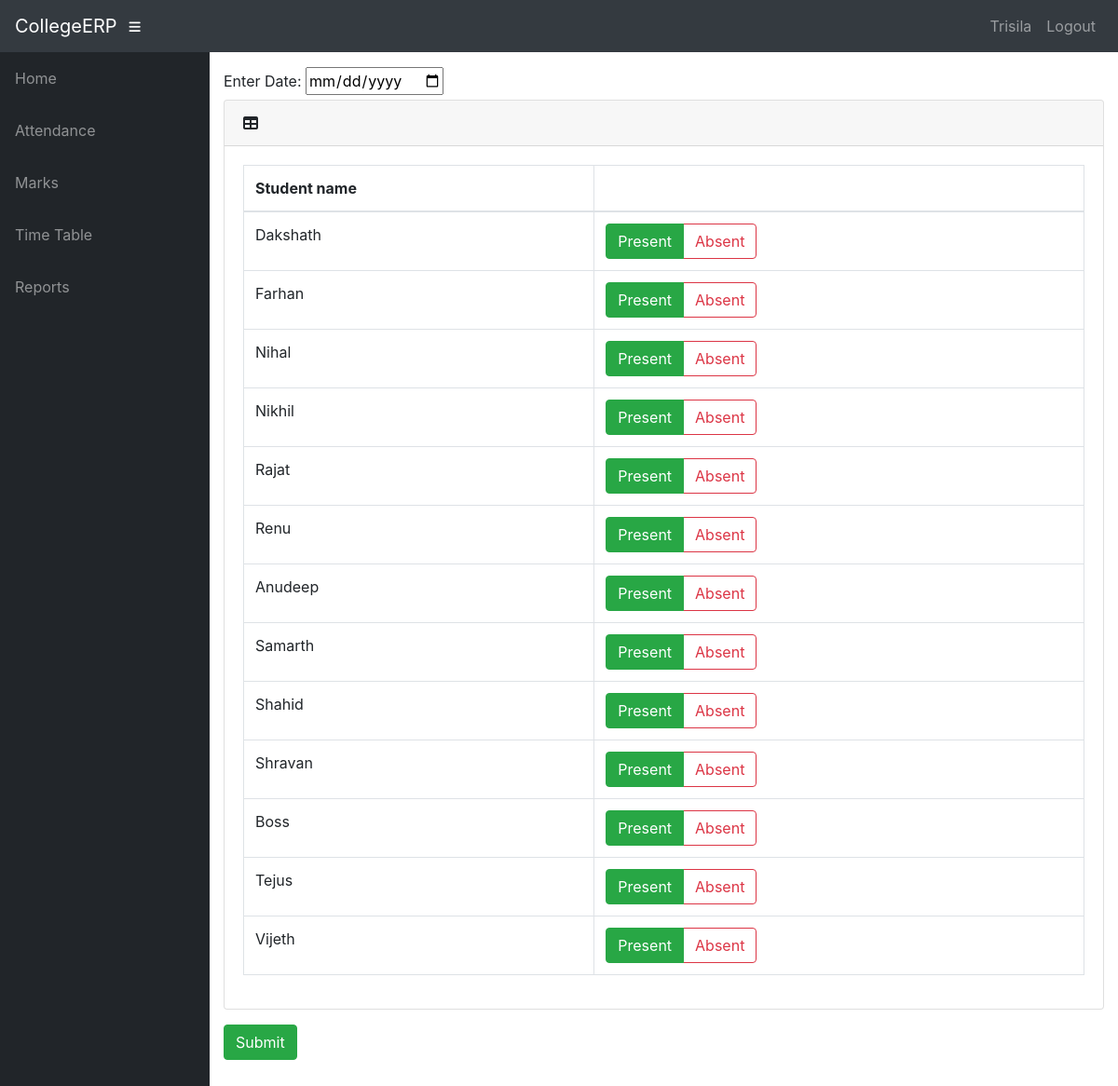
The app's page /info/teacher/6/Extra_class/ (signed in) with its own data.
### info/models.py (models this page shows, shortened)
class User(AbstractUser):
    @property
    def is_student(self):
        if hasattr(self, 'student'):
            return True
        return False
    @property
    def is_teacher(self):
        if hasattr(self, 'teacher'):
            return True
        return False

class Teacher(models.Model):
    user = models.OneToOneField(User, on_delete=models.CASCADE, null=True)
    id = models.CharField(primary_key=True, max_length=100)
    dept = models.ForeignKey(Dept, on_delete=models.CASCADE, default=1)
    name = models.CharField(max_length=100)
    sex = models.CharField(max_length=50, choices=sex_choice, default='Male')
    DOB = models.DateField(default='1980-01-01')

class Student(models.Model):
    user = models.OneToOneField(User, on_delete=models.CASCADE, null=True)
    class_id = models.ForeignKey(Class, on_delete=models.CASCADE, default=1)
    USN = models.CharField(primary_key='True', max_length=100)
    name = models.CharField(max_length=200)
    sex = models.CharField(max_length=50, choices=sex_choice, default='Male')
    DOB = models.DateField(default='1998-01-01')

### info/views.py (the view)
@login_required()
def t_extra_class(request, assign_id):
    ass = get_object_or_404(Assign, id=assign_id)
    c = ass.class_id
    context = {
        'ass': ass,
        'c': c,
    }
    return render(request, 'info/t_extra_class.html', context)

### info/templates/info/t_extra_class.html (shortened to what this page needs)
{% extends 'info/base.html' %}
{% block content %}
{% if c.student_set.all %}
<form action="{% url 'e_confirm' ass.id %}" method="post">
    <label for="date">Enter Date: </label>
    <input type="date" name="date">
    <div class="card mb-3">
        <div class="card-header">
          <i class="fas fa-table"></i>
         <b>{{ dept1.name }}</b></div>
        <div class="card-body">
          <div class="table-responsive">
            <table class="table table-bordered" id="dataTable" width="100%" cellspacing="0">
              <thead>
                <tr>
                    <th>Student name</th>
                    <th></th>
                </tr>
              </thead>
                <tbody>
                {% for s in c.student_set.all %}
                    <tr>
                    <td>{{s.name}}</td>
                    <td>
                        <div class="btn-group btn-group-toggle" data-toggle="buttons">
                                <label class="btn btn-outline-success active">
                                    <input type="radio" name="{{ s.USN }}" id="option1" autocomplete="off" value="present" checked> Present
                                </label>
                                <label class="btn btn-outline-danger">
                                    <input type="radio" name="{{ s.USN }}" id="option2" autocomplete="off" value="absent"> Absent
                                </label>
                        </div>
                    </td>
                    </tr>
                {% endfor %}
                </tbody>
            </table>
          </div>
        </div>
      </div>
    <input class="btn btn-success" type="submit" value="Submit">
</form>
{% else %}
    <p>No students in Class</p>
{% endif %}
{% endblock %}

### info/templates/info/base.html (shortened to what this page needs)
<!DOCTYPE html>
<html lang="en">
  <head>
      {% load static %}
    <link href="{% static '/info/bootstrap/vendor/bootstrap/css/bootstrap.min.css' %}" rel="stylesheet">
    <link href="{% static '/info/bootstrap/vendor/fontawesome-free/css/all.min.css' %}" rel="stylesheet" type="text/css">
    <link href="{% static '/info/bootstrap/vendor/datatables/dataTables.bootstrap4.css' %}" rel="stylesheet">
    <link href="{% static '/info/bootstrap/css/sb-admin.css' %}" rel="stylesheet">
  </head>
  <body id="page-top">
    <nav class="navbar navbar-expand navbar-dark bg-dark static-top">
      <a class="navbar-brand mr-1" href="{% url 'index' %}">CollegeERP</a>
      <button class="btn btn-link btn-sm text-white order-1 order-sm-0" id="sidebarToggle" href="#">
        <i class="fas fa-bars"></i>
      </button>
        <div class="collapse navbar-collapse" id="navbarResponsive">
          <ul class="navbar-nav ml-auto">
            <li class="nav-item">
                {% if request.user.is_student %}
                    <a class="nav-link text-capitalize">{{ request.user.student.name }}</a>
                {% elif request.user.is_teacher %}
                    <a class="nav-link text-capitalize">{{ request.user.teacher.name }}</a>
                {% endif %}
            </li>
            <li class="nav-item">
                <a class="nav-link" href="#" data-toggle="modal" data-target="#logoutModal">Logout</a>
            </li>
          </ul>
        </div>
    </nav>
    <div id="wrapper">
      <ul class="sidebar navbar-nav">
            <li class="nav-item">
              <a class="nav-link" href="{% url 'index' %}">
                <span>Home</span>
              </a>
            </li>
        {% if request.user.is_student %}
            <li class="nav-item">
              <a class="nav-link" href="{% url 'attendance' request.user.student.USN %}">
                <span>Attendance</span>
              </a>
            </li>
            <li class="nav-item">
              <a class="nav-link" href="{% url 'attendance' request.user.student.USN %}">
                <span>Attendance By Subject</span>
              </a>
            </li>
            <li class="nav-item">
              <a class="nav-link" href="{% url 'marks_list' request.user.student.USN %}">
                <span>Marks</span>
              </a>
            </li>
              <li class="nav-item">
              <a class="nav-link" href="{% url 'timetable' request.user.student.class_id_id %}">
                <span>Time Table</span>
              </a>
            </li>
        {% elif request.user.is_teacher %}
            <li class="nav-item">
              <a class="nav-link" href="{% url 't_clas' request.user.teacher.id 1 %}">
                <span>Attendance</span>
              </a>
            </li>
            <li class="nav-item">
              <a class="nav-link" href="{% url 't_clas' request.user.teacher.id 2 %}">
                <span>Marks</span>
              </a>
            </li>
              <li class="nav-item">
              <a class="nav-link" href="{% url 't_timetable' request.user.teacher.id %}">
                <span>Time Table</span>
              </a>
            </li>
            <li class="nav-item">
              <a class="nav-link" href="{% url 't_clas' request.user.teacher.id 3 %}">
                <span>Reports</span>
              </a>
            </li>
        {% endif %}
      </ul>
      <div id="content-wrapper">
        <div class="container-fluid">
            {% block content %}
            {% endblock %}
        </div>
      </div>
    </div>
  </body>
</html>

### records on screen
User: user.teacher.name "Trisila"
Student: name "Dakshath"
Student: name "Farhan"
Student: name "Nihal"
Student: name "Nikhil"
Student: name "Rajat"
Student: name "Renu"
Student: name "Anudeep"
Student: name "Samarth"
Student: name "Shahid"
Student: name "Shravan"
Student: name "Boss"
Student: name "Tejus"
Student: name "Vijeth"
